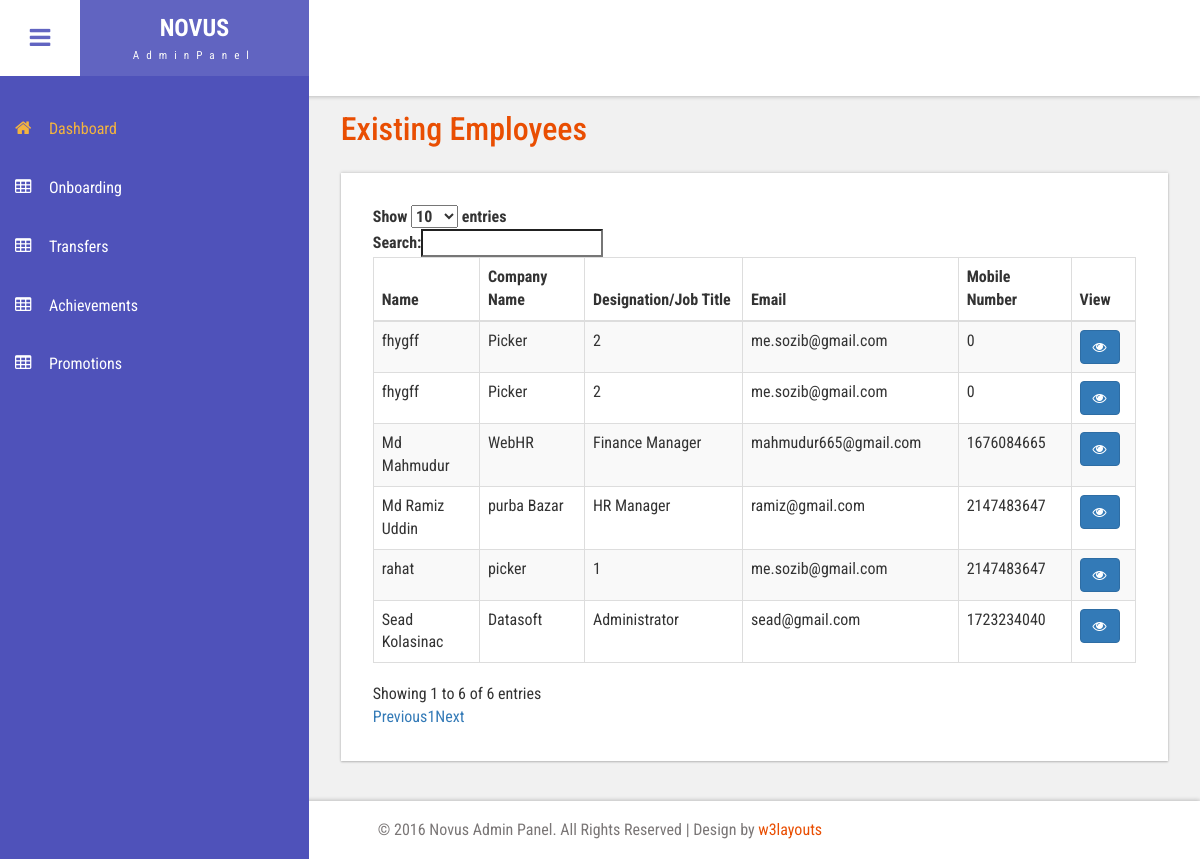
The app's page /all_member.php with its own data.
### tables this page shows
CREATE TABLE `tbl_add_member` (
  `id` int(10) NOT NULL,
  `companyName` varchar(100) NOT NULL,
  `station` varchar(255) NOT NULL,
  `department` varchar(100) NOT NULL,
  `employeeType` varchar(100) NOT NULL,
  `employeeCategory` varchar(100) NOT NULL,
  `jobTitle` varchar(255) NOT NULL,
  `workShift` varchar(100) NOT NULL,
  `fullName` varchar(255) NOT NULL,
  `emailAddress` varchar(255) NOT NULL,
  `joiningDate` date NOT NULL,
  `nationalId` varchar(255) NOT NULL,
  `gender` varchar(100) NOT NULL,
  `dateOfBirth` date NOT NULL,
  `address` text NOT NULL,
  `mobileNumber` int(100) NOT NULL,
  `addImage` varchar(255) NOT NULL
);

### classes/Dbconf.php (called while the page is built, shortened)
<?php
class Dbconf {
    public function __construct() {
        try{
            $this->db_con = new PDO("mysql:host=localhost;dbname=db_webhr","root","");
        } catch (PDOException $ex) {
            echo 'Connection error occure'.$ex;
        }
    }
}

### classes/Superadmin.php (called while the page is built, shortened)
<?php
include_once 'Dbconf.php';
class Superadmin extends Dbconf{
public function view_all_member_info(){
  $query = "SELECT * FROM tbl_add_member";
  $statment = $this->db_con->query($query);
  return $statment;
}
}

### all_member.php (the view, shortened to what this page needs)
<?php
 include_once 'include/header.php';
include 'classes/Superadmin.php';
   $obj_sup = new Superadmin();
       $statment=$obj_sup->view_all_member_info();
?>
<link href="https://cdn.datatables.net/1.10.15/css/dataTables.bootstrap.min.css" rel='stylesheet' type='text/css' />
   <div id="page-wrapper">
     <div class="main-page">
       <h3 class="title1">Existing Employees</h3>
       <div class="blank-page widget-shadow scroll" id="style-2 div1">
        <table id="example" class="table table-striped table-bordered" cellspacing="0" width="100%">
       <thead>
           <tr>
               <th>Name</th>
               <th>Company Name</th>
               <th>Designation/Job Title</th>
               <th>Email</th>
               <th>Mobile Number</th>
               <th>View</th>
           </tr>
       </thead>
       <tbody>
       <?php while($row = $statment->fetch(PDO::FETCH_ASSOC)) {?>
           <tr>
               <td><?php echo $row['fullName']; ?></td>
               <td><?php echo $row['companyName']; ?></td>
               <td><?php echo $row['jobTitle']; ?></td>
               <td><?php echo $row['emailAddress']; ?></td>
               <td><?php echo $row['mobileNumber']; ?></td>
               <td class="center">
                           <a class="btn btn-primary" href="view.php?id=<?php echo $row['id']; ?>">
                               <i class="fa fa-eye" aria-hidden="true"></i>
                           </a>
               </td>
           </tr>
           <?php } ?>
       </tbody>
   </table>
       </div>
     </div>
   </div>
 <?php include_once 'include/footer.php';?>

### css/style.css (style rules this page uses)
h4, h5, h6, h1, h2, h3 { margin: 0; }
html, body { font-family: 'Roboto Condensed', sans-serif; font-size: 100%; overflow-x: hidden; background: #fff; }
body a { transition: 0.5s all ease; -webkit-transition: 0.5s all ease; -moz-transition: 0.5s all ease; -o-transition: 0.5s all ease; -ms-transition: 0.5s all ease; text-decoration:none; }
h1,h2,h3,h4,h5,h6 { margin:0; }
.cbp-spmenu-push { overflow-x: hidden; position: relative; }
.cbp-spmenu, .cbp-spmenu-push { -webkit-transition: all 0.3s ease; -moz-transition: all 0.3s ease; transition: all 0.3s ease; }
.cbp-spmenu-push div#page-wrapper { margin: 0 0 0 19.3em; transition:.5s all; -webkit-transition:.5s all; -moz-transition:.5s all; }
.fa { display: inline-block; font-family: FontAwesome; font-style: normal; font-weight: normal; line-height: 1; -webkit-font-smoothing: antialiased; -moz-osx-font-smoothing: grayscale; }
.widget-shadow { background-color: #fff; box-shadow: 0 -1px 3px rgba(0,0,0,.12),0 1px 2px rgba(0,0,0,.24); -webkit-box-shadow: 0 -1px 3px rgba(0,0,0,.12),0 1px 2px rgba(0,0,0,.24); -moz-box-shadow: 0 -1px 3px rgba(0,0,0,.12),0 1px 2px rgba(0,0,0,.24); }
h3.title1 { font-size: 2em; color: #e94e02; margin-bottom: 0.8em; }
.table > thead > tr > th, .table > tbody > tr > th, .table > tfoot > tr > th, .table > thead > tr > td, .table > tbody > tr > td, .table > tfoot > tr > td { border-top: none; }
.blank-page { padding: 2em; }

### css/custom.css (style rules this page uses)
#page-wrapper { padding:7em 2em 2.5em; background-color: #F1F1F1; }

### records on screen
tbl_add_member: fullName "fhygff", companyName "Picker", jobTitle "2", emailAddress "me.sozib@gmail.com", mobileNumber "0"
tbl_add_member: fullName "fhygff", companyName "Picker", jobTitle "2", emailAddress "me.sozib@gmail.com", mobileNumber "0"
tbl_add_member: fullName "rahat", companyName "picker", jobTitle "1", emailAddress "me.sozib@gmail.com", mobileNumber "2147483647"
tbl_add_member: fullName "Md Mahmudur", companyName "WebHR", jobTitle "Finance Manager", emailAddress "mahmudur665@gmail.com", mobileNumber "1676084665"
tbl_add_member: fullName "Md Ramiz Uddin", companyName "purba Bazar", jobTitle "HR Manager", emailAddress "ramiz@gmail.com", mobileNumber "2147483647"
tbl_add_member: fullName "Sead Kolasinac", companyName "Datasoft", jobTitle "Administrator", emailAddress "sead@gmail.com", mobileNumber "1723234040"
